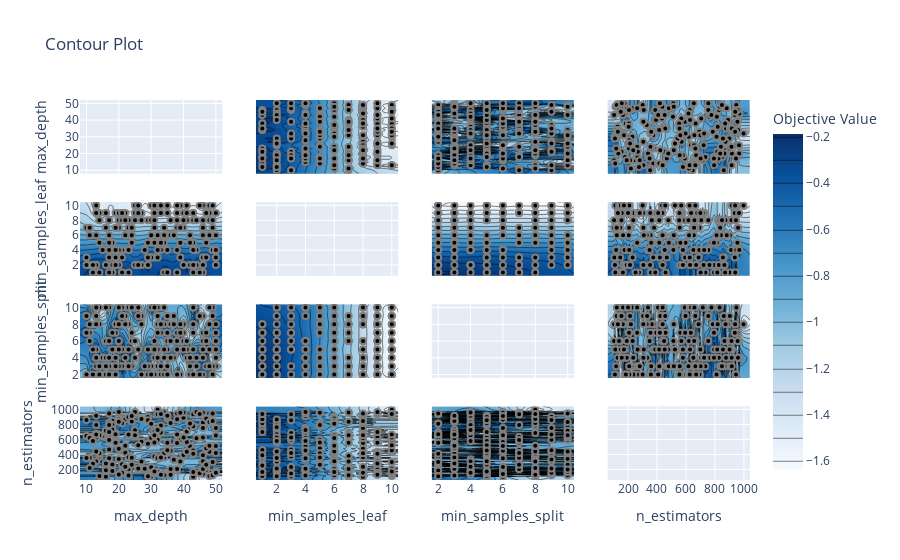

Notebook cell for this chart:
### Code cell
optuna.visualization.plot_contour(study)

### Figure 1 — Plotly figure (JSON) as saved in the notebook; plotly's stock layout.template omitted (floating-point values rounded to 4 significant figures; data arrays with more than 128 entries replaced by an {"elided": "..."} marker saying what was removed)
{"data": [{"type": "scatter", "xaxis": "x", "yaxis": "y"}, {"colorbar": {"title": {"text": "Objective Value"}}, "colorscale": [[0, "rgb(247,251,255)"], [0.125, "rgb(222,235,247)"], [0.25, "rgb(198,219,239)"], [0.375, "rgb(158,202,225)"], [0.5, "rgb(107,174,214)"], [0.625, "rgb(66,146,198)"], [0.75, "rgb(33,113,181)"], [0.875, "rgb(8,81,156)"], [1, "rgb(8,48,107)"]], "connectgaps": true, "contours": {"coloring": "heatmap"}, "hoverinfo": "none", "line": {"smoothing": 1.3}, "reversescale": false, "showscale": true, "type": "contour", "x": [8, 10, 11, 12, 13, 14, 15, 16, 17, 18, 19, 20, 21, 22, 23, 24, 25, 26, 27, 28, 29, 30, 31, 32, 33, 34, 35, 36, 37, 38, 39, 40, 41, 42, 43, 44, 45, 46, 47, 48, 49, 50, 52], "xaxis": "x5", "y": [0.55, 1, 2, 3, 4, 5, 6, 7, 8, 9, 10, 10.45], "yaxis": "y5", "z": {"elided": "12x43 float values"}}, {"marker": {"color": "black", "line": {"color": "Gray", "width": 2}}, "mode": "markers", "name": "Feasible Trial", "showlegend": false, "type": "scatter", "x": {"elided": "200 int values"}, "xaxis": "x5", "y": {"elided": "200 int values"}, "yaxis": "y5"}, {"colorbar": {"title": {"text": "Objective Value"}}, "colorscale": [[0, "rgb(247,251,255)"], [0.125, "rgb(222,235,247)"], [0.25, "rgb(198,219,239)"], [0.375, "rgb(158,202,225)"], [0.5, "rgb(107,174,214)"], [0.625, "rgb(66,146,198)"], [0.75, "rgb(33,113,181)"], [0.875, "rgb(8,81,156)"], [1, "rgb(8,48,107)"]], "connectgaps": true, "contours": {"coloring": "heatmap"}, "hoverinfo": "none", "line": {"smoothing": 1.3}, "reversescale": false, "showscale": false, "type": "contour", "x": [8, 10, 11, 12, 13, 14, 15, 16, 17, 18, 19, 20, 21, 22, 23, 24, 25, 26, 27, 28, 29, 30, 31, 32, 33, 34, 35, 36, 37, 38, 39, 40, 41, 42, 43, 44, 45, 46, 47, 48, 49, 50, 52], "xaxis": "x9", "y": [1.6, 2, 3, 4, 5, 6, 7, 8, 9, 10, 10.4], "yaxis": "y9", "z": {"elided": "11x43 float values"}}, {"marker": {"color": "black", "line": {"color": "Gray", "width": 2}}, "mode": "markers", "name": "Feasible Trial", "showlegend": false, "type": "scatter", "x": {"elided": "200 int values"}, "xaxis": "x9", "y": {"elided": "200 int values"}, "yaxis": "y9"}, {"colorbar": {"title": {"text": "Objective Value"}}, "colorscale": [[0, "rgb(247,251,255)"], [0.125, "rgb(222,235,247)"], [0.25, "rgb(198,219,239)"], [0.375, "rgb(158,202,225)"], [0.5, "rgb(107,174,214)"], [0.625, "rgb(66,146,198)"], [0.75, "rgb(33,113,181)"], [0.875, "rgb(8,81,156)"], [1, "rgb(8,48,107)"]], "connectgaps": true, "contours": {"coloring": "heatmap"}, "hoverinfo": "none", "line": {"smoothing": 1.3}, "reversescale": false, "showscale": false, "type": "contour", "x": [8, 10, 11, 12, 13, 14, 15, 16, 17, 18, 19, 20, 21, 22, 23, 24, 25, 26, 27, 28, 29, 30, 31, 32, 33, 34, 35, 36, 37, 38, 39, 40, 41, 42, 43, 44, 45, 46, 47, 48, 49, 50, 52], "xaxis": "x13", "y": {"elided": "185 float values"}, "yaxis": "y13", "z": {"elided": "185x43 float values"}}, {"marker": {"color": "black", "line": {"color": "Gray", "width": 2}}, "mode": "markers", "name": "Feasible Trial", "showlegend": false, "type": "scatter", "x": {"elided": "200 int values"}, "xaxis": "x13", "y": {"elided": "200 int values"}, "yaxis": "y13"}, {"colorbar": {"title": {"text": "Objective Value"}}, "colorscale": [[0, "rgb(247,251,255)"], [0.125, "rgb(222,235,247)"], [0.25, "rgb(198,219,239)"], [0.375, "rgb(158,202,225)"], [0.5, "rgb(107,174,214)"], [0.625, "rgb(66,146,198)"], [0.75, "rgb(33,113,181)"], [0.875, "rgb(8,81,156)"], [1, "rgb(8,48,107)"]], "connectgaps": true, "contours": {"coloring": "heatmap"}, "hoverinfo": "none", "line": {"smoothing": 1.3}, "reversescale": false, "showscale": false, "type": "contour", "x": [0.55, 1, 2, 3, 4, 5, 6, 7, 8, 9, 10, 10.45], "xaxis": "x2", "y": [8, 10, 11, 12, 13, 14, 15, 16, 17, 18, 19, 20, 21, 22, 23, 24, 25, 26, 27, 28, 29, 30, 31, 32, 33, 34, 35, 36, 37, 38, 39, 40, 41, 42, 43, 44, 45, 46, 47, 48, 49, 50, 52], "yaxis": "y2", "z": {"elided": "43x12 float values"}}, {"marker": {"color": "black", "line": {"color": "Gray", "width": 2}}, "mode": "markers", "name": "Feasible Trial", "showlegend": false, "type": "scatter", "x": {"elided": "200 int values"}, "xaxis": "x2", "y": {"elided": "200 int values"}, "yaxis": "y2"}, {"type": "scatter", "xaxis": "x6", "yaxis": "y6"}, {"colorbar": {"title": {"text": "Objective Value"}}, "colorscale": [[0, "rgb(247,251,255)"], [0.125, "rgb(222,235,247)"], [0.25, "rgb(198,219,239)"], [0.375, "rgb(158,202,225)"], [0.5, "rgb(107,174,214)"], [0.625, "rgb(66,146,198)"], [0.75, "rgb(33,113,181)"], [0.875, "rgb(8,81,156)"], [1, "rgb(8,48,107)"]], "connectgaps": true, "contours": {"coloring": "heatmap"}, "hoverinfo": "none", "line": {"smoothing": 1.3}, "reversescale": false, "showscale": false, "type": "contour", "x": [0.55, 1, 2, 3, 4, 5, 6, 7, 8, 9, 10, 10.45], "xaxis": "x10", "y": [1.6, 2, 3, 4, 5, 6, 7, 8, 9, 10, 10.4], "yaxis": "y10", "z": {"elided": "11x12 float values"}}, {"marker": {"color": "black", "line": {"color": "Gray", "width": 2}}, "mode": "markers", "name": "Feasible Trial", "showlegend": false, "type": "scatter", "x": {"elided": "200 int values"}, "xaxis": "x10", "y": {"elided": "200 int values"}, "yaxis": "y10"}, {"colorbar": {"title": {"text": "Objective Value"}}, "colorscale": [[0, "rgb(247,251,255)"], [0.125, "rgb(222,235,247)"], [0.25, "rgb(198,219,239)"], [0.375, "rgb(158,202,225)"], [0.5, "rgb(107,174,214)"], [0.625, "rgb(66,146,198)"], [0.75, "rgb(33,113,181)"], [0.875, "rgb(8,81,156)"], [1, "rgb(8,48,107)"]], "connectgaps": true, "contours": {"coloring": "heatmap"}, "hoverinfo": "none", "line": {"smoothing": 1.3}, "reversescale": false, "showscale": false, "type": "contour", "x": [0.55, 1, 2, 3, 4, 5, 6, 7, 8, 9, 10, 10.45], "xaxis": "x14", "y": {"elided": "185 float values"}, "yaxis": "y14", "z": {"elided": "185x12 float values"}}, {"marker": {"color": "black", "line": {"color": "Gray", "width": 2}}, "mode": "markers", "name": "Feasible Trial", "showlegend": false, "type": "scatter", "x": {"elided": "200 int values"}, "xaxis": "x14", "y": {"elided": "200 int values"}, "yaxis": "y14"}, {"colorbar": {"title": {"text": "Objective Value"}}, "colorscale": [[0, "rgb(247,251,255)"], [0.125, "rgb(222,235,247)"], [0.25, "rgb(198,219,239)"], [0.375, "rgb(158,202,225)"], [0.5, "rgb(107,174,214)"], [0.625, "rgb(66,146,198)"], [0.75, "rgb(33,113,181)"], [0.875, "rgb(8,81,156)"], [1, "rgb(8,48,107)"]], "connectgaps": true, "contours": {"coloring": "heatmap"}, "hoverinfo": "none", "line": {"smoothing": 1.3}, "reversescale": false, "showscale": false, "type": "contour", "x": [1.6, 2, 3, 4, 5, 6, 7, 8, 9, 10, 10.4], "xaxis": "x3", "y": [8, 10, 11, 12, 13, 14, 15, 16, 17, 18, 19, 20, 21, 22, 23, 24, 25, 26, 27, 28, 29, 30, 31, 32, 33, 34, 35, 36, 37, 38, 39, 40, 41, 42, 43, 44, 45, 46, 47, 48, 49, 50, 52], "yaxis": "y3", "z": {"elided": "43x11 float values"}}, {"marker": {"color": "black", "line": {"color": "Gray", "width": 2}}, "mode": "markers", "name": "Feasible Trial", "showlegend": false, "type": "scatter", "x": {"elided": "200 int values"}, "xaxis": "x3", "y": {"elided": "200 int values"}, "yaxis": "y3"}, {"colorbar": {"title": {"text": "Objective Value"}}, "colorscale": [[0, "rgb(247,251,255)"], [0.125, "rgb(222,235,247)"], [0.25, "rgb(198,219,239)"], [0.375, "rgb(158,202,225)"], [0.5, "rgb(107,174,214)"], [0.625, "rgb(66,146,198)"], [0.75, "rgb(33,113,181)"], [0.875, "rgb(8,81,156)"], [1, "rgb(8,48,107)"]], "connectgaps": true, "contours": {"coloring": "heatmap"}, "hoverinfo": "none", "line": {"smoothing": 1.3}, "reversescale": false, "showscale": false, "type": "contour", "x": [1.6, 2, 3, 4, 5, 6, 7, 8, 9, 10, 10.4], "xaxis": "x7", "y": [0.55, 1, 2, 3, 4, 5, 6, 7, 8, 9, 10, 10.45], "yaxis": "y7", "z": {"elided": "12x11 float values"}}, {"marker": {"color": "black", "line": {"color": "Gray", "width": 2}}, "mode": "markers", "name": "Feasible Trial", "showlegend": false, "type": "scatter", "x": {"elided": "200 int values"}, "xaxis": "x7", "y": {"elided": "200 int values"}, "yaxis": "y7"}, {"type": "scatter", "xaxis": "x11", "yaxis": "y11"}, {"colorbar": {"title": {"text": "Objective Value"}}, "colorscale": [[0, "rgb(247,251,255)"], [0.125, "rgb(222,235,247)"], [0.25, "rgb(198,219,239)"], [0.375, "rgb(158,202,225)"], [0.5, "rgb(107,174,214)"], [0.625, "rgb(66,146,198)"], [0.75, "rgb(33,113,181)"], [0.875, "rgb(8,81,156)"], [1, "rgb(8,48,107)"]], "connectgaps": true, "contours": {"coloring": "heatmap"}, "hoverinfo": "none", "line": {"smoothing": 1.3}, "reversescale": false, "showscale": false, "type": "contour", "x": [1.6, 2, 3, 4, 5, 6, 7, 8, 9, 10, 10.4], "xaxis": "x15", "y": {"elided": "185 float values"}, "yaxis": "y15", "z": {"elided": "185x11 float values"}}, {"marker": {"color": "black", "line": {"color": "Gray", "width": 2}}, "mode": "markers", "name": "Feasible Trial", "showlegend": false, "type": "scatter", "x": {"elided": "200 int values"}, "xaxis": "x15", "y": {"elided": "200 int values"}, "yaxis": "y15"}, {"colorbar": {"title": {"text": "Objective Value"}}, "colorscale": [[0, "rgb(247,251,255)"], [0.125, "rgb(222,235,247)"], [0.25, "rgb(198,219,239)"], [0.375, "rgb(158,202,225)"], [0.5, "rgb(107,174,214)"], [0.625, "rgb(66,146,198)"], [0.75, "rgb(33,113,181)"], [0.875, "rgb(8,81,156)"], [1, "rgb(8,48,107)"]], "connectgaps": true, "contours": {"coloring": "heatmap"}, "hoverinfo": "none", "line": {"smoothing": 1.3}, "reversescale": false, "showscale": false, "type": "contour", "x": {"elided": "185 float values"}, "xaxis": "x4", "y": [8, 10, 11, 12, 13, 14, 15, 16, 17, 18, 19, 20, 21, 22, 23, 24, 25, 26, 27, 28, 29, 30, 31, 32, 33, 34, 35, 36, 37, 38, 39, 40, 41, 42, 43, 44, 45, 46, 47, 48, 49, 50, 52], "yaxis": "y4", "z": {"elided": "43x185 float values"}}, {"marker": {"color": "black", "line": {"color": "Gray", "width": 2}}, "mode": "markers", "name": "Feasible Trial", "showlegend": false, "type": "scatter", "x": {"elided": "200 int values"}, "xaxis": "x4", "y": {"elided": "200 int values"}, "yaxis": "y4"}, {"colorbar": {"title": {"text": "Objective Value"}}, "colorscale": [[0, "rgb(247,251,255)"], [0.125, "rgb(222,235,247)"], [0.25, "rgb(198,219,239)"], [0.375, "rgb(158,202,225)"], [0.5, "rgb(107,174,214)"], [0.625, "rgb(66,146,198)"], [0.75, "rgb(33,113,181)"], [0.875, "rgb(8,81,156)"], [1, "rgb(8,48,107)"]], "connectgaps": true, "contours": {"coloring": "heatmap"}, "hoverinfo": "none", "line": {"smoothing": 1.3}, "reversescale": false, "showscale": false, "type": "contour", "x": {"elided": "185 float values"}, "xaxis": "x8", "y": [0.55, 1, 2, 3, 4, 5, 6, 7, 8, 9, 10, 10.45], "yaxis": "y8", "z": {"elided": "12x185 float values"}}, {"marker": {"color": "black", "line": {"color": "Gray", "width": 2}}, "mode": "markers", "name": "Feasible Trial", "showlegend": false, "type": "scatter", "x": {"elided": "200 int values"}, "xaxis": "x8", "y": {"elided": "200 int values"}, "yaxis": "y8"}, {"colorbar": {"title": {"text": "Objective Value"}}, "colorscale": [[0, "rgb(247,251,255)"], [0.125, "rgb(222,235,247)"], [0.25, "rgb(198,219,239)"], [0.375, "rgb(158,202,225)"], [0.5, "rgb(107,174,214)"], [0.625, "rgb(66,146,198)"], [0.75, "rgb(33,113,181)"], [0.875, "rgb(8,81,156)"], [1, "rgb(8,48,107)"]], "connectgaps": true, "contours": {"coloring": "heatmap"}, "hoverinfo": "none", "line": {"smoothing": 1.3}, "reversescale": false, "showscale": false, "type": "contour", "x": {"elided": "185 float values"}, "xaxis": "x12", "y": [1.6, 2, 3, 4, 5, 6, 7, 8, 9, 10, 10.4], "yaxis": "y12", "z": {"elided": "11x185 float values"}}, {"marker": {"color": "black", "line": {"color": "Gray", "width": 2}}, "mode": "markers", "name": "Feasible Trial", "showlegend": false, "type": "scatter", "x": {"elided": "200 int values"}, "xaxis": "x12", "y": {"elided": "200 int values"}, "yaxis": "y12"}, {"type": "scatter", "xaxis": "x16", "yaxis": "y16"}], "layout": {"title": {"text": "Contour Plot"}, "xaxis": {"anchor": "y", "domain": [0, 0.2125], "matches": "x13", "range": [8, 52], "showticklabels": false}, "xaxis10": {"anchor": "y10", "domain": [0.2625, 0.475], "matches": "x14", "range": [0.55, 10.45], "showticklabels": false}, "xaxis11": {"anchor": "y11", "domain": [0.525, 0.7375], "matches": "x15", "range": [1.6, 10.4], "showticklabels": false}, "xaxis12": {"anchor": "y12", "domain": [0.7875, 1], "matches": "x16", "range": [59.35, 1042.0], "showticklabels": false}, "xaxis13": {"anchor": "y13", "domain": [0, 0.2125], "range": [8, 52], "title": {"text": "max_depth"}}, "xaxis14": {"anchor": "y14", "domain": [0.2625, 0.475], "range": [0.55, 10.45], "title": {"text": "min_samples_leaf"}}, "xaxis15": {"anchor": "y15", "domain": [0.525, 0.7375], "range": [1.6, 10.4], "title": {"text": "min_samples_split"}}, "xaxis16": {"anchor": "y16", "domain": [0.7875, 1], "range": [59.35, 1042.0], "title": {"text": "n_estimators"}}, "xaxis2": {"anchor": "y2", "domain": [0.2625, 0.475], "matches": "x14", "range": [0.55, 10.45], "showticklabels": false}, "xaxis3": {"anchor": "y3", "domain": [0.525, 0.7375], "matches": "x15", "range": [1.6, 10.4], "showticklabels": false}, "xaxis4": {"anchor": "y4", "domain": [0.7875, 1], "matches": "x16", "range": [59.35, 1042.0], "showticklabels": false}, "xaxis5": {"anchor": "y5", "domain": [0, 0.2125], "matches": "x13", "range": [8, 52], "showticklabels": false}, "xaxis6": {"anchor": "y6", "domain": [0.2625, 0.475], "matches": "x14", "range": [0.55, 10.45], "showticklabels": false}, "xaxis7": {"anchor": "y7", "domain": [0.525, 0.7375], "matches": "x15", "range": [1.6, 10.4], "showticklabels": false}, "xaxis8": {"anchor": "y8", "domain": [0.7875, 1], "matches": "x16", "range": [59.35, 1042.0], "showticklabels": false}, "xaxis9": {"anchor": "y9", "domain": [0, 0.2125], "matches": "x13", "range": [8, 52], "showticklabels": false}, "yaxis": {"anchor": "x", "domain": [0.8063, 1], "range": [8, 52], "title": {"text": "max_depth"}}, "yaxis10": {"anchor": "x10", "domain": [0.2687, 0.4625], "matches": "y9", "range": [1.6, 10.4], "showticklabels": false}, "yaxis11": {"anchor": "x11", "domain": [0.2687, 0.4625], "matches": "y9", "range": [1.6, 10.4], "showticklabels": false}, "yaxis12": {"anchor": "x12", "domain": [0.2687, 0.4625], "matches": "y9", "range": [1.6, 10.4], "showticklabels": false}, "yaxis13": {"anchor": "x13", "domain": [0, 0.1938], "range": [59.35, 1042.0], "title": {"text": "n_estimators"}}, "yaxis14": {"anchor": "x14", "domain": [0, 0.1938], "matches": "y13", "range": [59.35, 1042.0], "showticklabels": false}, "yaxis15": {"anchor": "x15", "domain": [0, 0.1938], "matches": "y13", "range": [59.35, 1042.0], "showticklabels": false}, "yaxis16": {"anchor": "x16", "domain": [0, 0.1938], "matches": "y13", "range": [59.35, 1042.0], "showticklabels": false}, "yaxis2": {"anchor": "x2", "domain": [0.8063, 1], "matches": "y", "range": [8, 52], "showticklabels": false}, "yaxis3": {"anchor": "x3", "domain": [0.8063, 1], "matches": "y", "range": [8, 52], "showticklabels": false}, "yaxis4": {"anchor": "x4", "domain": [0.8063, 1], "matches": "y", "range": [8, 52], "showticklabels": false}, "yaxis5": {"anchor": "x5", "domain": [0.5375, 0.7312], "range": [0.55, 10.45], "title": {"text": "min_samples_leaf"}}, "yaxis6": {"anchor": "x6", "domain": [0.5375, 0.7312], "matches": "y5", "range": [0.55, 10.45], "showticklabels": false}, "yaxis7": {"anchor": "x7", "domain": [0.5375, 0.7312], "matches": "y5", "range": [0.55, 10.45], "showticklabels": false}, "yaxis8": {"anchor": "x8", "domain": [0.5375, 0.7312], "matches": "y5", "range": [0.55, 10.45], "showticklabels": false}, "yaxis9": {"anchor": "x9", "domain": [0.2687, 0.4625], "range": [1.6, 10.4], "title": {"text": "min_samples_split"}}}}
